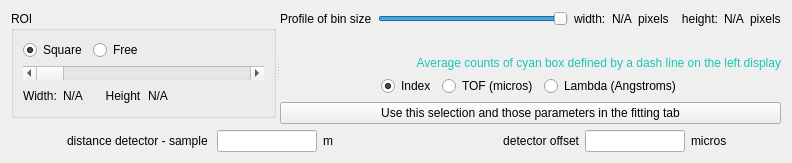
      <widget class="QWidget" name="tab">
       <attribute name="title">
        <string>Selection</string>
       </attribute>
       <layout class="QVBoxLayout" name="verticalLayout_11">
        <item>
         <widget class="QSplitter" name="splitter">
          <property name="sizePolicy">
           <sizepolicy hsizetype="Expanding" vsizetype="Expanding">
            <horstretch>0</horstretch>
            <verstretch>0</verstretch>
           </sizepolicy>
          </property>
          <property name="orientation">
           <enum>Qt::Horizontal</enum>
          </property>
          <widget class="QWidget" name="layoutWidget">
           <layout class="QVBoxLayout" name="verticalLayout_7">
            <item>
             <widget class="QGroupBox" name="groupBox">
              <property name="title">
               <string>ROI</string>
              </property>
              <layout class="QVBoxLayout" name="verticalLayout_5">
               <item>
                <layout class="QHBoxLayout" name="horizontalLayout_3">
                 <item>
                  <widget class="QRadioButton" name="square_roi_radiobutton">
                   <property name="text">
                    <string>Square</string>
                   </property>
                   <property name="checked">
                    <bool>true</bool>
                   </property>
                  </widget>
                 </item>
                 <item>
                  <widget class="QRadioButton" name="free_roi_radiobutton">
                   <property name="text">
                    <string>Free </string>
                   </property>
                  </widget>
                 </item>
                 <item>
                  <spacer name="horizontalSpacer_10">
                   <property name="orientation">
                    <enum>Qt::Horizontal</enum>
                   </property>
                   <property name="sizeHint" stdset="0">
                    <size>
                     <width>40</width>
                     <height>20</height>
                    </size>
                   </property>
                  </spacer>
                 </item>
                </layout>
               </item>
               <item>
                <widget class="QScrollBar" name="roi_size_slider">
                 <property name="sizePolicy">
                  <sizepolicy hsizetype="Expanding" vsizetype="Fixed">
                   <horstretch>0</horstretch>
                   <verstretch>0</verstretch>
                  </sizepolicy>
                 </property>
                 <property name="orientation">
                  <enum>Qt::Horizontal</enum>
                 </property>
                 <property name="invertedAppearance">
                  <bool>false</bool>
                 </property>
                </widget>
               </item>
               <item>
                <layout class="QHBoxLayout" name="horizontalLayout_6">
                 <item>
                  <widget class="QLabel" name="label_3">
                   <property name="text">
                    <string>Width:</string>
                   </property>
                  </widget>
                 </item>
                 <item>
                  <widget class="QLabel" name="roi_width">
                   <property name="text">
                    <string>N/A</string>
                   </property>
                   <property name="alignment">
                    <set>Qt::AlignCenter</set>
                   </property>
                  </widget>
                 </item>
                 <item>
                  <widget class="QLabel" name="label_5">
                   <property name="text">
                    <string>     Height</string>
                   </property>
                  </widget>
                 </item>
                 <item>
                  <widget class="QLabel" name="roi_height">
                   <property name="text">
                    <string>N/A</string>
                   </property>
                   <property name="alignment">
                    <set>Qt::AlignCenter</set>
                   </property>
                  </widget>
                 </item>
                 <item>
                  <spacer name="horizontalSpacer_8">
                   <property name="orientation">
                    <enum>Qt::Horizontal</enum>
                   </property>
                   <property name="sizeHint" stdset="0">
                    <size>
                     <width>40</width>
                     <height>20</height>
                    </size>
                   </property>
                  </spacer>
                 </item>
                </layout>
               </item>
              </layout>
             </widget>
            </item>
            <item>
             <widget class="QWidget" name="image_widget" native="true">
              <property name="sizePolicy">
               <sizepolicy hsizetype="Expanding" vsizetype="Expanding">
                <horstretch>0</horstretch>
                <verstretch>0</verstretch>
               </sizepolicy>
              </property>
             </widget>
            </item>
           </layout>
          </widget>
          <widget class="QWidget" name="layoutWidget">
           <layout class="QVBoxLayout" name="verticalLayout">
            <item>
             <layout class="QHBoxLayout" name="horizontalLayout_7">
              <item>
               <widget class="QLabel" name="label_9">
                <property name="text">
                 <string>Profile of bin size</string>
                </property>
               </widget>
              </item>
              <item>
               <widget class="QSlider" name="profile_of_bin_size_slider">
                <property name="minimum">
                 <number>1</number>
                </property>
                <property name="singleStep">
                 <number>2</number>
                </property>
                <property name="value">
                 <number>99</number>
                </property>
                <property name="orientation">
                 <enum>Qt::Horizontal</enum>
                </property>
                <property name="tickPosition">
                 <enum>QSlider::NoTicks</enum>
                </property>
               </widget>
              </item>
              <item>
               <widget class="QLabel" name="label_10">
                <property name="text">
                 <string>width:</string>
                </property>
               </widget>
              </item>
              <item>
               <widget class="QLabel" name="profile_of_bin_size_width">
                <property name="text">
                 <string>N/A</string>
                </property>
               </widget>
              </item>
              <item>
               <widget class="QLabel" name="label_11">
                <property name="text">
                 <string>pixels    height:</string>
                </property>
               </widget>
              </item>
              <item>
               <widget class="QLabel" name="profile_of_bin_size_height">
                <property name="text">
                 <string>N/A</string>
                </property>
               </widget>
              </item>
              <item>
               <widget class="QLabel" name="label_14">
                <property name="text">
                 <string>pixels</string>
                </property>
               </widget>
              </item>
             </layout>
            </item>
            <item>
             <widget class="QWidget" name="profile_widget" native="true">
              <property name="sizePolicy">
               <sizepolicy hsizetype="Preferred" vsizetype="Expanding">
                <horstretch>0</horstretch>
                <verstretch>0</verstretch>
               </sizepolicy>
              </property>
             </widget>
            </item>
            <item>
             <widget class="QLabel" name="info_message_about_cyan">
              <property name="palette">
               <palette>
                <active>
                 <colorrole role="WindowText">
                  <brush brushstyle="SolidPattern">
                   <color alpha="255">
                    <red>27</red>
                    <green>199</green>
                    <blue>179</blue>
                   </color>
                  </brush>
                 </colorrole>
                 <colorrole role="Text">
                  <brush brushstyle="SolidPattern">
                   <color alpha="255">
                    <red>34</red>
                    <green>217</green>
                    <blue>221</blue>
                   </color>
                  </brush>
                 </colorrole>
                </active>
                <inactive>
                 <colorrole role="WindowText">
                  <brush brushstyle="SolidPattern">
                   <color alpha="255">
                    <red>27</red>
                    <green>199</green>
                    <blue>179</blue>
                   </color>
                  </brush>
                 </colorrole>
                 <colorrole role="Text">
                  <brush brushstyle="SolidPattern">
                   <color alpha="255">
                    <red>34</red>
                    <green>217</green>
                    <blue>221</blue>
                   </color>
                  </brush>
                 </colorrole>
                </inactive>
                <disabled>
                 <colorrole role="WindowText">
                  <brush brushstyle="SolidPattern">
                   <color alpha="255">
                    <red>127</red>
                    <green>127</green>
                    <blue>127</blue>
                   </color>
                  </brush>
                 </colorrole>
                 <colorrole role="Text">
                  <brush brushstyle="SolidPattern">
                   <color alpha="255">
                    <red>127</red>
                    <green>127</green>
                    <blue>127</blue>
                   </color>
                  </brush>
                 </colorrole>
                </disabled>
               </palette>
              </property>
              <property name="text">
               <string>Average counts of cyan box defined by a dash line on the left display</string>
              </property>
              <property name="alignment">
               <set>Qt::AlignRight|Qt::AlignTrailing|Qt::AlignVCenter</set>
              </property>
             </widget>
            </item>
            <item>
             <layout class="QHBoxLayout" name="horizontalLayout_4">
              <item>
               <spacer name="horizontalSpacer_4">
                <property name="orientation">
                 <enum>Qt::Horizontal</enum>
                </property>
                <property name="sizeHint" stdset="0">
                 <size>
                  <width>40</width>
                  <height>20</height>
                 </size>
                </property>
               </spacer>
              </item>
              <item>
               <widget class="QRadioButton" name="selection_index_radiobutton">
                <property name="text">
                 <string>Index</string>
                </property>
                <property name="checked">
                 <bool>true</bool>
                </property>
               </widget>
              </item>
              <item>
               <widget class="QRadioButton" name="selection_tof_radiobutton">
                <property name="text">
                 <string>TOF (micros)</string>
                </property>
               </widget>
              </item>
              <item>
               <widget class="QRadioButton" name="selection_lambda_radiobutton">
                <property name="text">
                 <string>Lambda (Angstroms)</string>
                </property>
               </widget>
              </item>
              <item>
               <spacer name="horizontalSpacer_3">
                <property name="orientation">
                 <enum>Qt::Horizontal</enum>
                </property>
                <property name="sizeHint" stdset="0">
                 <size>
                  <width>40</width>
                  <height>20</height>
                 </size>
                </property>
               </spacer>
              </item>
             </layout>
            </item>
            <item>
             <widget class="QPushButton" name="fit_that_selection_button">
              <property name="sizePolicy">
               <sizepolicy hsizetype="Expanding" vsizetype="Fixed">
                <horstretch>0</horstretch>
                <verstretch>0</verstretch>
               </sizepolicy>
              </property>
              <property name="minimumSize">
               <size>
                <width>0</width>
                <height>0</height>
               </size>
              </property>
              <property name="maximumSize">
               <size>
                <width>16777215</width>
                <height>16777215</height>
               </size>
              </property>
              <property name="text">
               <string>Use this selection and those parameters in the fitting tab</string>
              </property>
             </widget>
            </item>
           </layout>
          </widget>
         </widget>
        </item>
        <item>
         <layout class="QHBoxLayout" name="horizontalLayout_2">
          <item>
           <widget class="QLabel" name="label">
            <property name="minimumSize">
             <size>
              <width>200</width>
              <height>0</height>
             </size>
            </property>
            <property name="maximumSize">
             <size>
              <width>200</width>
              <height>16777215</height>
             </size>
            </property>
            <property name="text">
             <string>distance detector - sample </string>
            </property>
            <property name="alignment">
             <set>Qt::AlignRight|Qt::AlignTrailing|Qt::AlignVCenter</set>
            </property>
           </widget>
          </item>
          <item>
           <widget class="QLineEdit" name="distance_detector_sample">
            <property name="minimumSize">
             <size>
              <width>100</width>
              <height>0</height>
             </size>
            </property>
            <property name="maximumSize">
             <size>
              <width>100</width>
              <height>16777215</height>
             </size>
            </property>
           </widget>
          </item>
          <item>
           <widget class="QLabel" name="label_2">
            <property name="minimumSize">
             <size>
              <width>50</width>
              <height>0</height>
             </size>
            </property>
            <property name="maximumSize">
             <size>
              <width>50</width>
              <height>16777215</height>
             </size>
            </property>
            <property name="text">
             <string>m</string>
            </property>
           </widget>
          </item>
          <item>
           <widget class="QLabel" name="label_4">
            <property name="minimumSize">
             <size>
              <width>200</width>
              <height>0</height>
             </size>
            </property>
            <property name="maximumSize">
             <size>
              <width>200</width>
              <height>16777215</height>
             </size>
            </property>
            <property name="text">
             <string>detector offset</string>
            </property>
            <property name="alignment">
             <set>Qt::AlignRight|Qt::AlignTrailing|Qt::AlignVCenter</set>
            </property>
           </widget>
          </item>
          <item>
           <widget class="QLineEdit" name="detector_offset">
            <property name="minimumSize">
             <size>
              <width>100</width>
              <height>0</height>
             </size>
            </property>
            <property name="maximumSize">
             <size>
              <width>100</width>
              <height>16777215</height>
             </size>
            </property>
           </widget>
          </item>
          <item>
           <widget class="QLabel" name="detector_offset_units">
            <property name="minimumSize">
             <size>
              <width>50</width>
              <height>0</height>
             </size>
            </property>
            <property name="maximumSize">
             <size>
              <width>50</width>
              <height>16777215</height>
             </size>
            </property>
            <property name="text">
             <string>micros</string>
            </property>
           </widget>
          </item>
          <item>
           <spacer name="horizontalSpacer_2">
            <property name="orientation">
             <enum>Qt::Horizontal</enum>
            </property>
            <property name="sizeType">
             <enum>QSizePolicy::Expanding</enum>
            </property>
            <property name="sizeHint" stdset="0">
             <size>
              <width>40</width>
              <height>20</height>
             </size>
            </property>
           </spacer>
          </item>
         </layout>
        </item>
       </layout>
      </widget>
